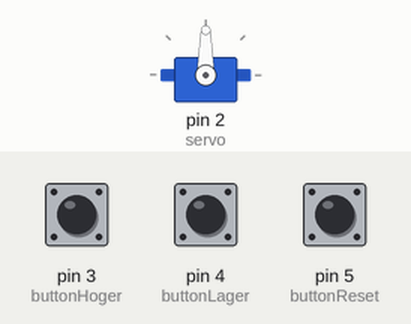
Recording of a sketch running on a simulated Arduino Uno, built with avr-gcc and run on an emulated ATmega328P. Parts: servo. The test bench sets the inputs (shaded band); at power-on: pin 3 (buttonHoger) HIGH, pin 4 (buttonLager) HIGH, pin 5 (buttonReset) HIGH.

Above: at 1.2 s.
1.3 s: pin 3 (buttonHoger) pulled LOW for 1 s
At 1.45 s:
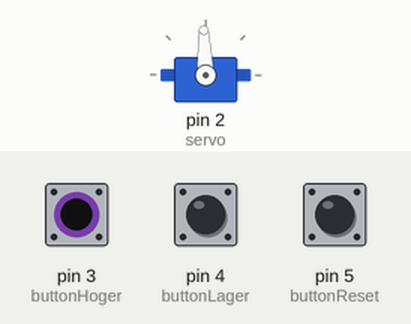
4.3 s: pin 4 (buttonLager) pulled LOW for 3.2 s
At 8.2 s:
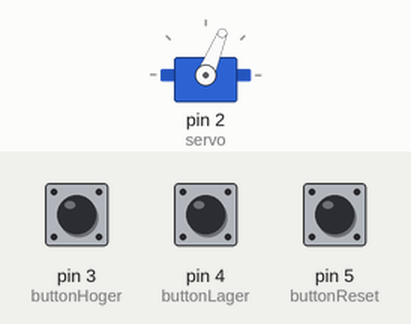
9.0 s: pin 4 (buttonLager) pulled LOW for 1 s
At 9.15 s:
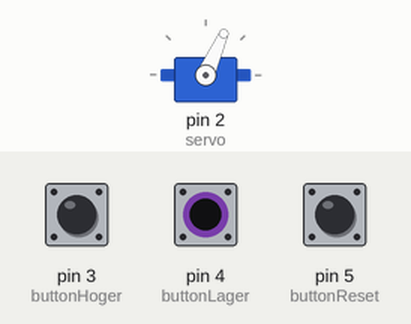
12.0 s: pin 4 (buttonLager) pulled LOW for 3.2 s
At 15.5 s:
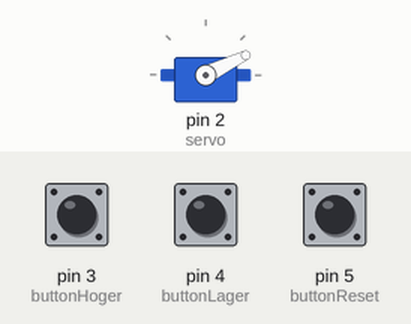
16.7 s: pin 4 (buttonLager) pulled LOW for 1 s
At 16.86 s:
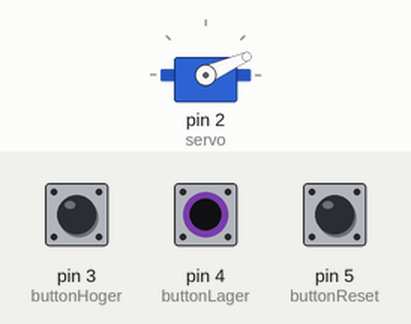
19.7 s: pin 3 (buttonHoger) pulled LOW for 3.2 s
At 24.0 s:
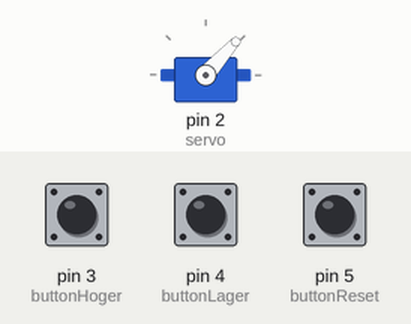
Timing chart, 0 to 25.4 s (numbered marks = the images above; inputs shaded):
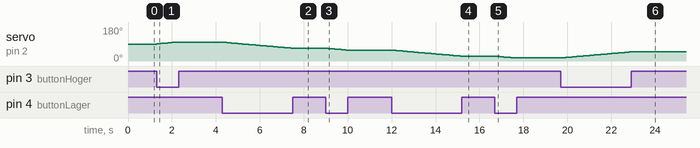

Measured:
- after the input at 1.3 s, servo on pin 2 (servo): moves from 90° to 100° over 0.90 s, starting at once
- after the input at 4.3 s, servo on pin 2 (servo): moves from 100° to 68° over 3.1 s, starting at once
- after the input at 9.0 s, servo on pin 2 (servo): moves from 68° to 58° over 0.90 s, starting at once
- after the input at 12.0 s, servo on pin 2 (servo): moves from 58° to 26° over 3.1 s, starting at once
- after the input at 16.7 s, servo on pin 2 (servo): moves from 26° to 16° over 0.90 s, starting at once
- after the input at 19.7 s, servo on pin 2 (servo): moves from 16° to 48° over 3.1 s, starting at once

The sketch:

sketch_mar19a.ino
```cpp
#include <Servo.h>


Servo servo;

int snelheid = 90;

const int buttonHoger = 3;

const int buttonLager = 4;

const int buttonReset = 5;


int buttonHogerV = 0;

int buttonResetV = 0;

int buttonLagerV = 0;


void setup(){


  Serial.begin(9600);

  servo.attach(2);


}


void loop(){


  buttonHogerV = digitalRead(buttonHoger);

  buttonLagerV = digitalRead(buttonLager);

  buttonResetV = digitalRead(buttonReset);


  if(buttonHogerV == 0){
    if(snelheid <180){


      snelheid = snelheid + 1;


    }
  }

  if(buttonLagerV == 0){
    if(snelheid >0){
      snelheid = snelheid - 1;
    }
  }

  if(buttonResetV == 0){
    snelheid = snelheid = 90;

  }


  servo.write(snelheid);

  delay(100);

}
```
